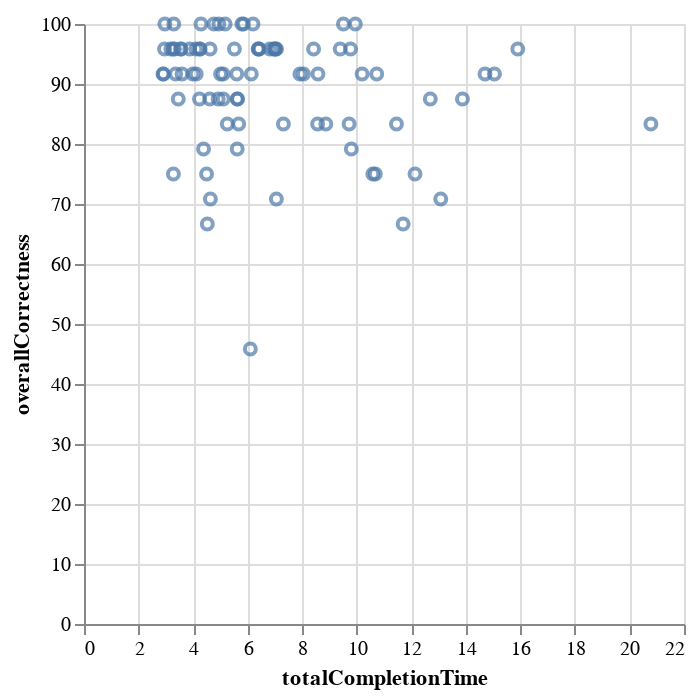

Source (notebook cell):
### Markdown cell above
Completion time VS overall correctness

### Code cell
# file_path = './data/final-study.csv'
# file_path = 'https://raw.githubusercontent.com/visdesignlab/UpSet-Survey-ReVISit--Data-Analysis/main/data/final-study.csv'
file_path = '/content/drive/My Drive/Data Analysis/data/final-study.csv'
df = pd.read_csv(file_path)

trial_ids_of_interest = [
    'Covid-Vis-Q1', 'Covid-Text-Q1', 'Covid-Both-Q1',
    'Tennis-Vis-Q1', 'Tennis-Text-Q1', 'Tennis-Both-Q1',
    'Organizations-Vis-Q1', 'Organizations-Text-Q1', 'Organizations-Both-Q1'
]
overall_df = df[df['trialId'].isin(trial_ids_of_interest)]

# print("Only the below trialIds have factual questions:")
# print(overall_df['trialId'].value_counts()/8)
# print(overall_df.shape)

# Converting 'isCorrectlyAnswered' from string to boolean
overall_df['isCorrectlyAnswered'] = overall_df['isCorrectlyAnswered'].apply(lambda x: True if x == 'True' else False if x == 'False' else x)
overallCorrectAnswer_df = overall_df[overall_df['isCorrectlyAnswered'].isin([True, False])]
print(overallCorrectAnswer_df.shape)

# Calculating correctness per participant per condition
overallCorrectAnswer_df['correctAnswerNumeric'] = overallCorrectAnswer_df['isCorrectlyAnswered'].astype(int)  # Convert correctness to numeric (1 for True, 0 for False)
correctness_by_participant = overallCorrectAnswer_df.groupby(['participantId', 'trialId'])['correctAnswerNumeric'].sum()
# print(correctness_by_participant.shape)

# Pivot the table to get a better structure for summing up correctness
correctness_pivot = correctness_by_participant.unstack().fillna(0)

# Calculating the overall correctness percentage per participant (sum the scores and calculate percentage)
correctness_pivot['overallCorrectness'] = (correctness_pivot.sum(axis=1) / 24) * 100

# Select the first occurrence of each trialId per participant for duration calculation
first_occurrence_df = overallCorrectAnswer_df.groupby(['participantId', 'trialId']).first().reset_index()
# print(first_occurrence_df)
# print(first_occurrence_df.shape)

# Calculating the total completion time per participant in minutes by summing the first durations
total_time_by_participant = first_occurrence_df.groupby('participantId')['duration'].sum() / 60000
# print(total_time_by_participant)  # Convert milliseconds to minutes
print(total_time_by_participant.shape)

# Combining correctness and duration into a single DataFrame
summary_df = pd.DataFrame({
    'totalCompletionTime': total_time_by_participant,
    'overallCorrectness': correctness_pivot['overallCorrectness']
})

# added altair version to show simplicity
alt.Chart(summary_df).mark_point().encode(x = 'totalCompletionTime', y='overallCorrectness')

### Figure 1 — Vega-Lite specification as saved in the notebook (floating-point values rounded to 4 significant figures)
{"config": {"view": {"continuousWidth": 300, "continuousHeight": 300}}, "data": {"name": "data-bcf8247cc6ffcaf8c15196ba03966e33"}, "mark": {"type": "point"}, "encoding": {"x": {"field": "totalCompletionTime", "type": "quantitative"}, "y": {"field": "overallCorrectness", "type": "quantitative"}}, "$schema": "https://vega.github.io/schema/vega-lite/v5.20.1.json", "datasets": {"data-bcf8247cc6ffcaf8c15196ba03966e33": [{"totalCompletionTime": 5.631, "overallCorrectness": 87.5}, {"totalCompletionTime": 3.292, "overallCorrectness": 100.0}, {"totalCompletionTime": 4.494, "overallCorrectness": 75.0}, {"totalCompletionTime": 4.612, "overallCorrectness": 87.5}, {"totalCompletionTime": 6.099, "overallCorrectness": 45.83}, {"totalCompletionTime": 8.566, "overallCorrectness": 83.33}, {"totalCompletionTime": 11.7, "overallCorrectness": 66.67}, {"totalCompletionTime": 5.254, "overallCorrectness": 83.33}, {"totalCompletionTime": 6.134, "overallCorrectness": 91.67}, {"totalCompletionTime": 5.514, "overallCorrectness": 95.83}, {"totalCompletionTime": 7.059, "overallCorrectness": 95.83}, {"totalCompletionTime": 5.008, "overallCorrectness": 91.67}, {"totalCompletionTime": 14.7, "overallCorrectness": 91.67}, {"totalCompletionTime": 5.846, "overallCorrectness": 100.0}, {"totalCompletionTime": 8.579, "overallCorrectness": 91.67}, {"totalCompletionTime": 4.258, "overallCorrectness": 95.83}, {"totalCompletionTime": 10.59, "overallCorrectness": 75.0}, {"totalCompletionTime": 7.054, "overallCorrectness": 70.83}, {"totalCompletionTime": 4.383, "overallCorrectness": 79.17}, {"totalCompletionTime": 15.05, "overallCorrectness": 91.67}, {"totalCompletionTime": 4.24, "overallCorrectness": 95.83}, {"totalCompletionTime": 10.68, "overallCorrectness": 75.0}, {"totalCompletionTime": 6.395, "overallCorrectness": 95.83}, {"totalCompletionTime": 3.184, "overallCorrectness": 95.83}, {"totalCompletionTime": 4.289, "overallCorrectness": 100.0}, {"totalCompletionTime": 2.953, "overallCorrectness": 95.83}, {"totalCompletionTime": 9.774, "overallCorrectness": 95.83}, {"totalCompletionTime": 3.595, "overallCorrectness": 91.67}, {"totalCompletionTime": 9.801, "overallCorrectness": 79.17}, {"totalCompletionTime": 4.764, "overallCorrectness": 100.0}, {"totalCompletionTime": 5.672, "overallCorrectness": 83.33}, {"totalCompletionTime": 6.951, "overallCorrectness": 95.83}, {"totalCompletionTime": 5.102, "overallCorrectness": 91.67}, {"totalCompletionTime": 5.789, "overallCorrectness": 100.0}, {"totalCompletionTime": 4.634, "overallCorrectness": 70.83}, {"totalCompletionTime": 7.024, "overallCorrectness": 95.83}, {"totalCompletionTime": 6.813, "overallCorrectness": 95.83}, {"totalCompletionTime": 5.618, "overallCorrectness": 87.5}, {"totalCompletionTime": 3.457, "overallCorrectness": 87.5}, {"totalCompletionTime": 3.278, "overallCorrectness": 75.0}, {"totalCompletionTime": 20.79, "overallCorrectness": 83.33}, {"totalCompletionTime": 3.876, "overallCorrectness": 95.83}, {"totalCompletionTime": 4.114, "overallCorrectness": 91.67}, {"totalCompletionTime": 9.949, "overallCorrectness": 100.0}, {"totalCompletionTime": 5.599, "overallCorrectness": 91.67}, {"totalCompletionTime": 13.08, "overallCorrectness": 70.83}, {"totalCompletionTime": 7.916, "overallCorrectness": 91.67}, {"totalCompletionTime": 8.419, "overallCorrectness": 95.83}, {"totalCompletionTime": 4.945, "overallCorrectness": 100.0}, {"totalCompletionTime": 3.994, "overallCorrectness": 91.67}, {"totalCompletionTime": 9.513, "overallCorrectness": 100.0}, {"totalCompletionTime": 10.73, "overallCorrectness": 91.67}, {"totalCompletionTime": 11.46, "overallCorrectness": 83.33}, {"totalCompletionTime": 4.92, "overallCorrectness": 87.5}, {"totalCompletionTime": 6.991, "overallCorrectness": 95.83}, {"totalCompletionTime": 13.88, "overallCorrectness": 87.5}, {"totalCompletionTime": 5.618, "overallCorrectness": 79.17}, {"totalCompletionTime": 2.914, "overallCorrectness": 91.67}, {"totalCompletionTime": 7.312, "overallCorrectness": 83.33}, {"totalCompletionTime": 3.272, "overallCorrectness": 95.83}, {"totalCompletionTime": 9.395, "overallCorrectness": 95.83}, {"totalCompletionTime": 4.521, "overallCorrectness": 66.67}, {"totalCompletionTime": 6.428, "overallCorrectness": 95.83}, {"totalCompletionTime": 3.315, "overallCorrectness": 95.83}, {"totalCompletionTime": 12.14, "overallCorrectness": 75.0}, {"totalCompletionTime": 8.867, "overallCorrectness": 83.33}, {"totalCompletionTime": 6.197, "overallCorrectness": 100.0}, {"totalCompletionTime": 6.388, "overallCorrectness": 95.83}, {"totalCompletionTime": 3.361, "overallCorrectness": 91.67}, {"totalCompletionTime": 5.107, "overallCorrectness": 87.5}, {"totalCompletionTime": 2.965, "overallCorrectness": 100.0}, {"totalCompletionTime": 10.2, "overallCorrectness": 91.67}, {"totalCompletionTime": 4.623, "overallCorrectness": 95.83}, {"totalCompletionTime": 4.105, "overallCorrectness": 95.83}, {"totalCompletionTime": 4.234, "overallCorrectness": 87.5}, {"totalCompletionTime": 2.898, "overallCorrectness": 91.67}, {"totalCompletionTime": 12.7, "overallCorrectness": 87.5}, {"totalCompletionTime": 3.563, "overallCorrectness": 95.83}, {"totalCompletionTime": 3.54, "overallCorrectness": 95.83}, {"totalCompletionTime": 9.721, "overallCorrectness": 83.33}, {"totalCompletionTime": 8.047, "overallCorrectness": 91.67}, {"totalCompletionTime": 15.91, "overallCorrectness": 95.83}, {"totalCompletionTime": 5.174, "overallCorrectness": 100.0}]}}
